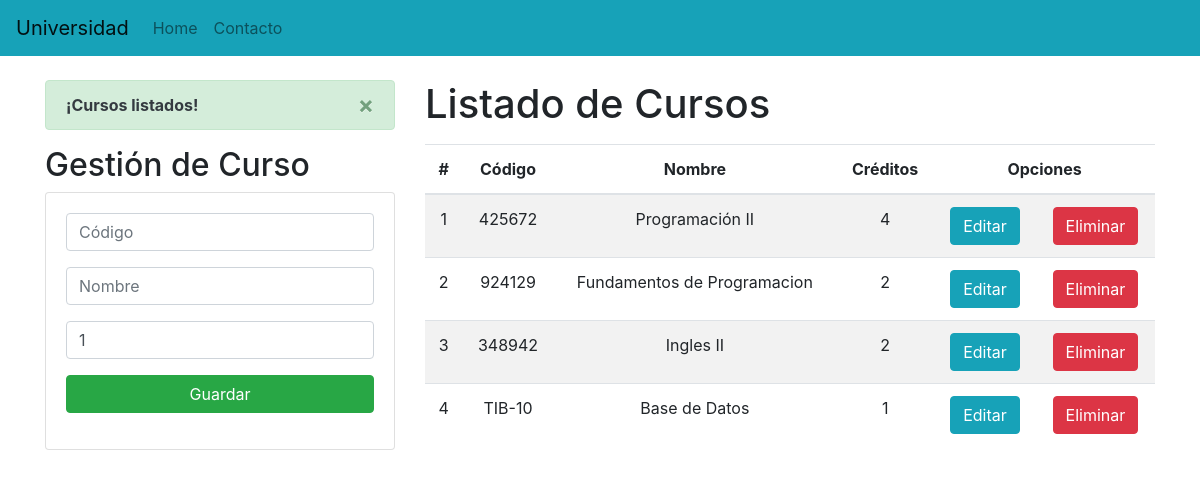
The page / on the database its author committed.
### Aplicaciones/Academico/models.py (models this page shows, shortened)
class Curso(models.Model):
    codigo = models.CharField(primary_key=True, max_length=6)
    nombre = models.CharField(max_length=50)
    creditos = models.PositiveSmallIntegerField()

### Aplicaciones/Academico/views.py (the view)
# urls.py: path('', views.home),
def home(request):
    cursosListados = Curso.objects.all()
    messages.success(request, '¡Cursos listados!')
    return render(request, "gestionCursos.html", {"cursos": cursosListados})

### Aplicaciones/Academico/templates/gestionCursos.html (shortened to what this page needs)
{% extends "./base.html" %}
{% block body %}
<div class="row">
    <div class="col-sm-12 col-md-6 col-lg-4 col-xl-4">
        {% if messages %}
        {% for message in messages %}
        <div class="alert alert-dismissible alert-success">
            <button type="button" class="close" data-dismiss="alert">&times;</button>
            <strong class="text-dark">{{ message }}</strong>
        </div>
        {% endfor %}
        {% endif %}
        <h2>Gestión de Curso</h2>
        <div class="card">
            <div class="card-body">
                <form action="/registrarCurso/" method="POST">{% csrf_token %}
                    <div class="form-group">
                        <input type="text" id="txtCodigo" name="txtCodigo" class="form-control" placeholder="Código"
                            minlength="6" maxlength="6" required>
                    </div>
                    <div class="form-group">
                        <input type="text" id="txtNombre" name="txtNombre" class="form-control" placeholder="Nombre"
                            maxlength="50" required>
                    </div>
                    <div class="form-group">
                        <input type="text" id="numCreditos" name="numCreditos" class="form-control" min="1" max="9"
                            value="1" required>
                    </div>
                    <div class="form-group">
                        <button type="submit" class="btn btn-success btn-block text-white">Guardar</button>
                    </div>
                </form>
            </div>
        </div>
    </div>
    <div class="col-sm-12 col-md-6 col-lg-8 col-xl-8">
        <h1>Listado de Cursos</h1>
        <div class="table-responsive py-2">
            <table class="table table-striped">
                <thead>
                    <tr>
                        <th>#</th>
                        <th>Código</th>
                        <th>Nombre</th>
                        <th>Créditos</th>
                        <th colspan="2">Opciones</th>
                    </tr>
                </thead>
                <tbody>
                    {% for c in cursos %}
                    <tr>
                        <td>{{forloop.counter}}</td>
                        <td>{{c.codigo}}</td>
                        <td>{{c.nombre}}</td>
                        <td>{{c.creditos}}</td>
                        <td><a href="edicionCurso/{{c.codigo}}" class="btn btn-info">Editar</a></td>
                        <td><a href="eliminarCurso/{{c.codigo}}" class="btn btn-danger btnEliminacion">Eliminar</a></td>
                    </tr>
                    {% endfor %}
                </tbody>
            </table>
        </div>
    </div>
</div>
{% endblock %}

### Aplicaciones/Academico/templates/base.html (shortened to what this page needs)
<!DOCTYPE html>
<html lang="en">
<head>
    {% load static %}
    <link rel="stylesheet" href="https://cdn.jsdelivr.net/npm/bootstrap@4.5.3/dist/css/bootstrap.min.css"
>
    <link rel="stylesheet" href="{% static 'css/gestionCursos.css' %}">
</head>
<body>
    <nav class="navbar navbar-expand-lg navbar-light bg-info">
        <a class="navbar-brand" href="#">Universidad</a>
        <div class="collapse navbar-collapse" id="navbarNav">
            <ul class="navbar-nav">
                <li class="nav-item">
                    <a class="nav-link" href="#">Home <span class="sr-only">(current)</span></a>
                </li>
                <li class="nav-item">
                    <a class="nav-link" href="#">Contacto</a>
                </li>
            </ul>
        </div>
    </nav>
    <div class="container py-4">
        {% block body %}
        {% endblock %}
    </div>
</body>
</html>

### Aplicaciones/Academico/static/css/gestionCursos.css (style rules this page uses)
th, td { text-align: center; vertical-align: middle; }

### rows shown on the page
Curso: codigo "425672", nombre "Programación II", creditos "4"
Curso: codigo "924129", nombre "Fundamentos de Programacion", creditos "2"
Curso: codigo "348942", nombre "Ingles II", creditos "2"
Curso: codigo "TIB-10", nombre "Base de Datos", creditos "1"

### other values the page prints
{{ message }} "¡Cursos listados!"
